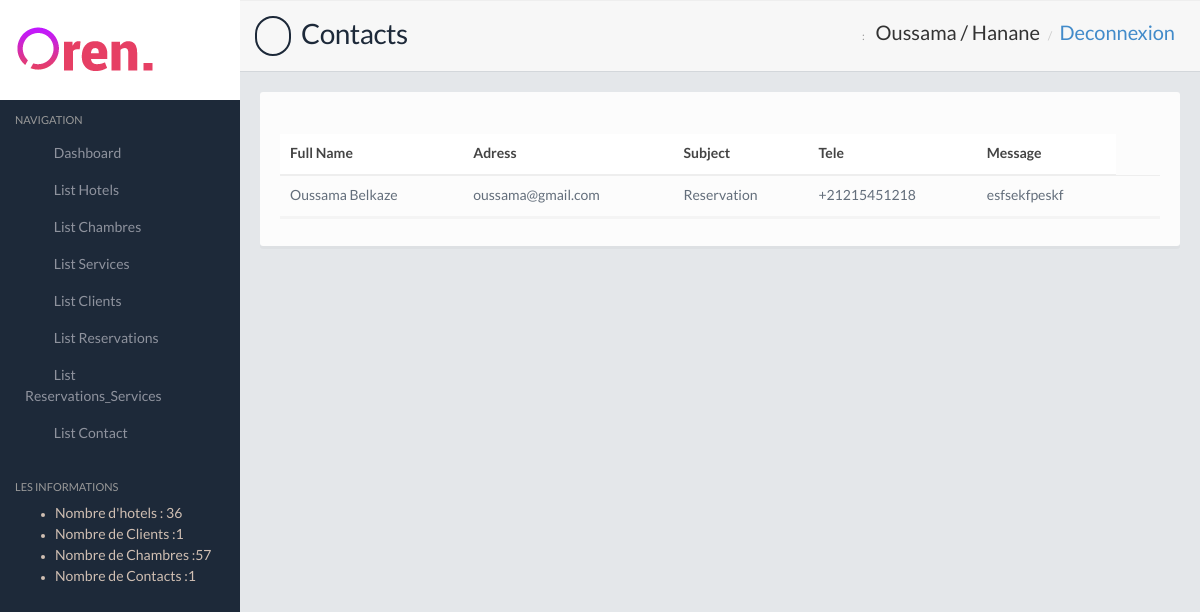
Page /admin/contact.php on the committed database.
### tables this page shows
CREATE TABLE `contact` (
  `Id` int(11) NOT NULL,
  `Full_name` varchar(60) NOT NULL,
  `Adress` varchar(60) NOT NULL,
  `Subject` varchar(100) NOT NULL,
  `Tele` varchar(20) NOT NULL,
  `Message` text NOT NULL
);

### admin/contact.php (the view, shortened to what this page needs)
<?php
    include "includes/conx.php";
        $prepare=$pdo->query("select * from contact order by Id desc");
        $contacts=$prepare->fetchAll(PDO::FETCH_OBJ);
         ?>
<!DOCTYPE html>
<html lang="en">
    <head>
        <link href="css/style.default.css" rel="stylesheet">
    </head>
    <body>
        <section>
            <?php include  "includes/navigation.php"; ?>
            <div class="mainpanel">
                <div class="pageheader">
                    <h2><i class="fa fa-building-o"></i> Contacts</h2>
                     <div class="breadcrumb-wrapper">
                        <span class="label">:</span>
                        <ol class="breadcrumb">
                            <li class="active" style="font-size: 20px;">Oussama / Hanane</li>
                            <li><a href="login.php" style="font-size: 20px;">Deconnexion</a></li>
                        </ol>
                    </div>
                </div>
                <div class="contentpanel">
                    <div class="panel panel-default col-md-12">
                        <div class="panel-body panel-body-nopadding">
                            <br>
                            <br>
                            <div class="table-responsive col-md-12">
                              <table class="table mb30">
                                <thead>
                                  <tr>
                                    <th>Full Name</th>
                                    <th>Adress</th>
                                    <th>Subject</th>
                                    <th>Tele</th>
                                    <th>Message</th>
                                  </tr>
                                </thead>
                                <tbody>
                                    <?php foreach ($contacts as  $contact): ?>
                                    <tr>
                                        <td><?php echo $contact->Full_name; ?></td>
                                        <td><?php echo $contact->Adress; ?></td>
                                        <td><?php echo $contact->Subject; ?></td>
                                        <td><?php echo $contact->Tele; ?></td>
                                        <td><?php echo $contact->Message; ?></td>
                                        <td class="table-action">
                                          <a href="includes/actions.php?action=sup_contact&id=<?php echo $contact->Id; ?>" class="delete-row"><i class="fa fa-trash-o"></i></a>
                                        </td>
                                      </tr>
                                    <?php endforeach ?>
                                </tbody>
                              </table>
                            </div>
                        </div>
                    </div>
                 </div>
            </div>
        </section>
    </body>
</html>

### admin/css/style.default.css (style rules this page uses)
body { background: #1d2939; font-family: 'LatoRegular', 'Lucida Grande', 'Lucida Sans Unicode', Helvetica, sans-serif !important; line-height: 21px; color: #636e7b; }
h1,h2,h3,h4,h5 { font-family: 'LatoRegular', 'Lucida Grande', 'Lucida Sans Unicode', Helvetica, sans-serif; }
.mainpanel { margin-left: 240px; background: #e4e7ea; min-height: 1000px; }
.pageheader { padding: 15px; border-bottom: 1px solid #d3d7db; border-top: 1px solid #eee; background: #f7f7f7; position: relative; }
.pageheader h2 { font-size: 28px; color: #1D2939; letter-spacing: -0.5px; margin: 0; }
.pageheader .glyphicon, .pageheader .fa { font-size: 24px; margin-right: 5px; padding: 6px 7px; border: 2px solid #1D2939; -moz-border-radius: 50px; -webkit-border-radius: 50px; border-radius: 50px; }
.pageheader .breadcrumb-wrapper { position: absolute; top: 23px; right: 25px; }
.pageheader .breadcrumb-wrapper .label { color: #999; text-transform: uppercase; font-size: 11px; font-weight: normal; display: inline-block; }
.pageheader .breadcrumb { background: none; display: inline-block; padding: 0; }
.pageheader .breadcrumb li { font-size: 12px; }
.pageheader .breadcrumb li.active { color: #333; }
.contentpanel { padding: 20px; position: relative; }
.contentpanel::after { clear: both; display: block; content: ''; }
.table-action { text-align: center; }
.table-action a, .table-action-hide a { display: inline-block; margin-right: 5px; color: #666; }
.table-action a:last-child, .table-action-hide a:last-child { margin-right: 0; }
.mb30 { margin-bottom: 30px; }

### rows in the picture
contact: Full_name "Oussama Belkaze", Adress "oussama@gmail.com", Subject "Reservation", Tele "+21215451218", Message "esfsekfpeskf"

### other values in the picture
$hotels->nbr "36"
$client->nbr_cli "1"
$chambre->nbr_cham "57"
$contact->nbr_contact "1"
